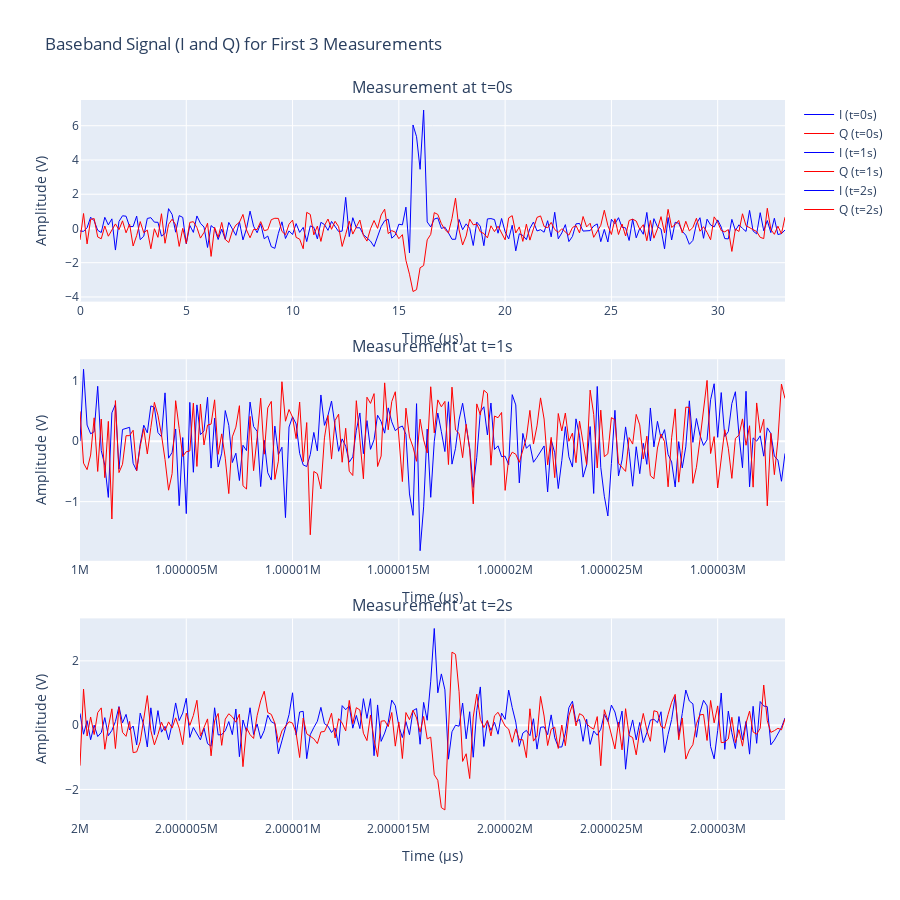

This figure's notebook cell:
### Markdown cell above
### Visualize Baseband Signals

Display time-domain I/Q signals showing terrain ground return and noise.

### Code cell
# Plot first 3 baseband signals using subplots
import plotly.graph_objs as go
from plotly.subplots import make_subplots

# Create subplots with 3 rows
fig = make_subplots(
    rows=3, cols=1,
    subplot_titles=(f'Measurement at t={meausrement_time[0]:.0f}s',
                    f'Measurement at t={meausrement_time[1]:.0f}s',
                    f'Measurement at t={meausrement_time[2]:.0f}s'),
    vertical_spacing=0.08
)

# Plot first 3 measurements
for idx in range(3):
    t = timestamp[idx, 0, :] * 1e6  # Convert to microseconds
    I = np.real(baseband[idx, 0, :])  # Real part (I channel)
    Q = np.imag(baseband[idx, 0, :])  # Imaginary part (Q channel)
    
    # Add I channel trace
    fig.add_trace(
        go.Scatter(
            x=t,
            y=I,
            mode='lines',
            name=f'I (t={meausrement_time[idx]:.0f}s)',
            line=dict(color='blue', width=1),
        ),
        row=idx+1, col=1
    )
    
    # Add Q channel trace
    fig.add_trace(
        go.Scatter(
            x=t,
            y=Q,
            mode='lines',
            name=f'Q (t={meausrement_time[idx]:.0f}s)',
            line=dict(color='red', width=1),
        ),
        row=idx+1, col=1
    )

# Update axes labels
for idx in range(3):
    fig.update_xaxes(title_text="Time (μs)", row=idx+1, col=1)
    fig.update_yaxes(title_text="Amplitude (V)", row=idx+1, col=1)

# Update layout
fig.update_layout(
    title="Baseband Signal (I and Q) for First 3 Measurements",
    height=900,
    showlegend=True,
)

# uncomment this to display interactive plot
fig.show()

# display static image to reduce size on radarsimx.com
# img_bytes = fig.to_image(format="jpg", scale=2)
# display(Image(img_bytes))

### Figure 1 — Plotly figure (JSON) as saved in the notebook; plotly's stock layout.template omitted (floating-point values rounded to 4 significant figures; data arrays with more than 128 entries replaced by an {"elided": "..."} marker saying what was removed)
{"data": [{"line": {"color": "blue", "width": 1}, "mode": "lines", "name": "I (t=0s)", "type": "scatter", "x": {"elided": "200 float values"}, "xaxis": "x", "y": {"elided": "200 float values"}, "yaxis": "y"}, {"line": {"color": "red", "width": 1}, "mode": "lines", "name": "Q (t=0s)", "type": "scatter", "x": {"elided": "200 float values"}, "xaxis": "x", "y": {"elided": "200 float values"}, "yaxis": "y"}, {"line": {"color": "blue", "width": 1}, "mode": "lines", "name": "I (t=1s)", "type": "scatter", "x": {"elided": "200 float values"}, "xaxis": "x2", "y": {"elided": "200 float values"}, "yaxis": "y2"}, {"line": {"color": "red", "width": 1}, "mode": "lines", "name": "Q (t=1s)", "type": "scatter", "x": {"elided": "200 float values"}, "xaxis": "x2", "y": {"elided": "200 float values"}, "yaxis": "y2"}, {"line": {"color": "blue", "width": 1}, "mode": "lines", "name": "I (t=2s)", "type": "scatter", "x": {"elided": "200 float values"}, "xaxis": "x3", "y": {"elided": "200 float values"}, "yaxis": "y3"}, {"line": {"color": "red", "width": 1}, "mode": "lines", "name": "Q (t=2s)", "type": "scatter", "x": {"elided": "200 float values"}, "xaxis": "x3", "y": {"elided": "200 float values"}, "yaxis": "y3"}], "layout": {"annotations": [{"font": {"size": 16}, "showarrow": false, "text": "Measurement at t=0s", "x": 0.5, "xanchor": "center", "xref": "paper", "y": 1, "yanchor": "bottom", "yref": "paper"}, {"font": {"size": 16}, "showarrow": false, "text": "Measurement at t=1s", "x": 0.5, "xanchor": "center", "xref": "paper", "y": 0.64, "yanchor": "bottom", "yref": "paper"}, {"font": {"size": 16}, "showarrow": false, "text": "Measurement at t=2s", "x": 0.5, "xanchor": "center", "xref": "paper", "y": 0.28, "yanchor": "bottom", "yref": "paper"}], "height": 900, "showlegend": true, "title": {"text": "Baseband Signal (I and Q) for First 3 Measurements"}, "xaxis": {"anchor": "y", "domain": [0, 1], "title": {"text": "Time (μs)"}}, "xaxis2": {"anchor": "y2", "domain": [0, 1], "title": {"text": "Time (μs)"}}, "xaxis3": {"anchor": "y3", "domain": [0, 1], "title": {"text": "Time (μs)"}}, "yaxis": {"anchor": "x", "domain": [0.72, 1], "title": {"text": "Amplitude (V)"}}, "yaxis2": {"anchor": "x2", "domain": [0.36, 0.64], "title": {"text": "Amplitude (V)"}}, "yaxis3": {"anchor": "x3", "domain": [0, 0.28], "title": {"text": "Amplitude (V)"}}}}
